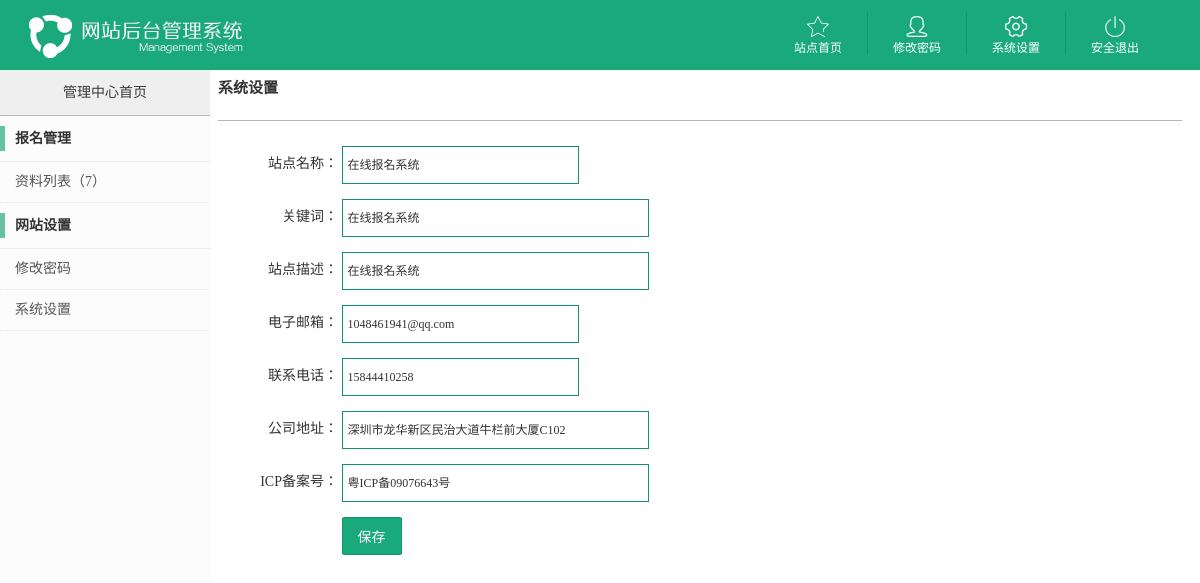
The page /admin/setting.php on the database its author committed.
### tables this page shows
CREATE TABLE IF NOT EXISTS `syetem` (
  `title` varchar(40) NOT NULL,
  `keywords` varchar(100) NOT NULL,
  `description` varchar(200) NOT NULL,
  `tel` varchar(20) NOT NULL,
  `address` varchar(20) NOT NULL,
  `email` varchar(20) NOT NULL,
  `icp` varchar(20) NOT NULL
);

### admin/setting.php (the view, shortened to what this page needs)
<?php
$sql="select * from syetem";
$query=mysql_query($sql);
$row=mysql_fetch_array($query);
?>
<!DOCTYPE html>
<html>
<head>
<link rel="stylesheet" type="text/css" href="css/style.css">
</head>
<body>
<?php include ("header.php"); ?>
<?php include ("left.php"); ?>
<section class="rt_wrap content mCustomScrollbar">
 <div class="rt_content">
      <div class="page_title">
       <h2 class="fl">系统设置</h2>
      </div>
     <section>
      <ul class="ulColumn2">
	  <form method="POST" action="setting.php?sub=yes">
       <li>
        <span class="item_name" style="width:120px;">站点名称：</span>
        <input type="text" name="title" value="<?php echo $row['title']?>" class="textbox textbox_225" placeholder="站点名称..."/>
       </li>
       <li>
        <span class="item_name" style="width:120px;">关键词：</span>
        <input type="text" name="keywords" value="<?php echo $row['keywords']?>" class="textbox textbox_295" placeholder="多个关键词用”,“或”|“隔开..."/>
       </li>
       <li>
        <span class="item_name" style="width:120px;">站点描述：</span>
        <input type="text" name="description" value="<?php echo $row['description']?>" class="textbox textbox_295" placeholder="站点描述..."/>
       </li>
       <li>
        <span class="item_name" style="width:120px;">电子邮箱：</span>
        <input type="text" name="email" value="<?php echo $row['email']?>" class="textbox textbox_225" placeholder="电子邮箱..."/>
       </li>
       <li>
        <span class="item_name" style="width:120px;">联系电话：</span>
        <input type="text" name="tel" value="<?php echo $row['tel']?>" class="textbox textbox_225" placeholder="联系电话..."/>
       </li>
       <li>
        <span class="item_name" style="width:120px;">公司地址：</span>
        <input type="text" name="address" value="<?php echo $row['address']?>" class="textbox textbox_295" placeholder="公司地址..."/>
       </li>
       <li>
        <span class="item_name" style="width:120px;">ICP备案号：</span>
        <input type="text" name="icp" value="<?php echo $row['icp']?>" class="textbox textbox_295" placeholder="公司地址..."/>
       </li>
       <li>
        <input type="submit" class="link_btn" value="保存"/>
       </li>
      </form>
      </ul>
     </section>
 </div>
</section>
</body>
</html>

### admin/css/style.css (style rules this page uses)
html { overflow-y:hidden; }
body { margin:0;height:100%; }
button,input,optgroup,select,textarea { color:inherit;font:inherit;margin:0 }
button,html input[type=button],input[type=reset],input[type=submit] { -webkit-appearance:button;cursor:pointer }
input,select,button { outline:none; }
html { font-size:50px;-webkit-tap-highlight-color:transparent;height:100%;min-width:320px;overflow-x:hidden }
body { font-family:"Microsoft YaHei";font-size:.28em;line-height:1;color:#333;background-color:white; }
.h1,.h2,.h3,.h4,.h5,.h6,h1,h2,h3,h4,h5,h6 { font-weight:500;line-height:1.1 }
.h1,.h2,.h3,h1,h2,h3 { margin-top:.28rem;margin-bottom:.14rem }
.h2,h2 { font-size:.2996rem }
button,input,select,textarea { font-family:inherit;font-size:inherit;line-height:inherit }
ul { margin:0;padding:0;list-style-type:none }
.fl { float:left; }
.rt_wrap { margin-left:218px;margin-right:10px;height:100%;position:relative; }
.rt_content { margin-bottom:80px;margin-right:8px;overflow:hidden; }
.link_btn { border:1px #139667 solid;border-radius:2px;background:#19a97b;color:white;padding:8px 15px;display:inline-block;cursor:pointer; }
.textbox { border:1px #139667 solid;height:26px;line-height:26px;padding:5px;font-size:12px; vertical-align:middle; }
.textbox_295 { width:295px; }
.textbox_225 { width:225px; }
.page_title { height:40px;line-height:40px;border-bottom:1px #b6b6b6 solid;margin:10px 0; }
.page_title h2 { font-size:15px;font-weight:bold; }
.ulColumn2 { overflow:hidden; }
.ulColumn2 li { margin:15px 0; }
.ulColumn2 li .item_name { text-align:right;display:inline-block; }

### admin/jedate/skin/jedate.css (style rules this page uses)
body,div,span,applet,object,iframe,h1,h2,h3,h4,h5,h6,p,blockquote,pre,a,address,big,cite,code,del,dfn,em,img,ins,q,s,samp,small,strong,sub,sup,tt,var,b,u,i,center,dl,dt,dd,ol,ul,li,fieldset,form,label,legend,table,caption,tbody,tfoot,thead,tr,th,td,article,aside,canvas,details,embed,figure,figcaption,footer,header,hgroup,menu,nav,section,summary,time,mark,audio,video { margin: 0;padding: 0; }
article,aside,header,footer,nav,section,figure,figcaption,hgroup,progress,canvas { display:block }
body { -webkit-text-size-adjust:100%; }
input, select, label { vertical-align: middle; }
button,input { line-height:normal }
ul,ol,li,dl { list-style-type:none; }

### rows shown on the page
syetem: title "在线报名系统", keywords "在线报名系统", description "在线报名系统", email "1048461941@qq.com", tel "15844410258", address "深圳市龙华新区民治大道牛栏前大厦C102", icp "粤ICP备09076643号"

### other values the page prints
$num "7"
